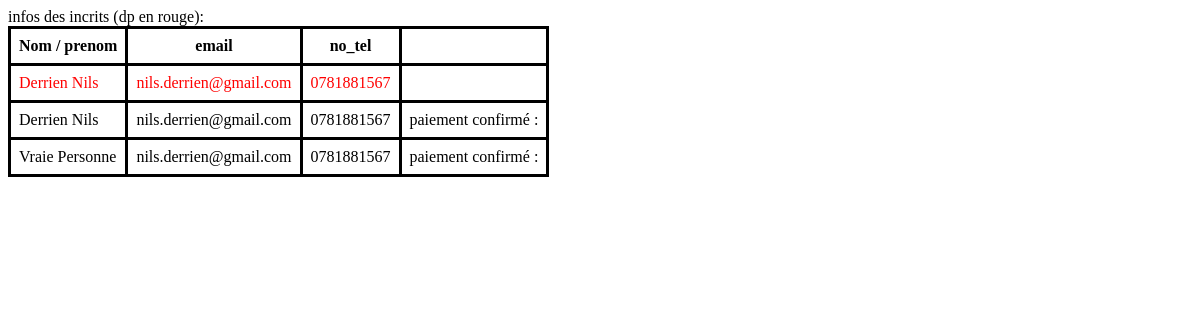
Page /pages/affichage_inscrits.php on the earlier database version.
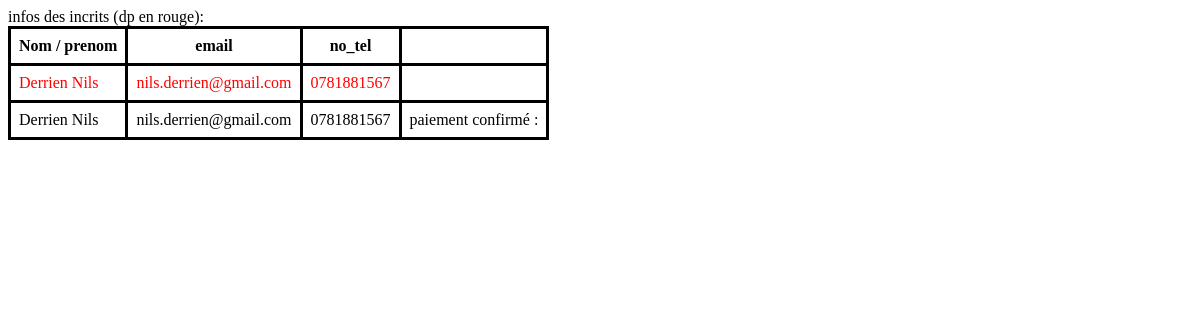
Same page on the later database version.
### tables this page shows
CREATE TABLE inscrits(
        id INTEGER PRIMARY KEY AUTOINCREMENT,
        nom varchar,
        prenom varchar,
        niveau varchar,
        mdp varchar,
        date_naissance date,
        ville varchar,
        code_postal numeric,
        nom_rue varchar,
        no_rue numeric,
        pays varchar,
        e_mail varchar,
        date_certif date,
        no_tel varchar,
        allergies varchar,
        chemin_fichier varchar,
        caci_valide boolean default false
);

### functions/bdd.php (called while the page is built, shortened)
<?php
function get_user_by_id(int $user_id)
{
    $PDO = new PDO('sqlite:../data/data.db');
    $stmt = $PDO->prepare("select * from inscrits where id = ?");
    $stmt->execute([$user_id]);
    $user = $stmt->fetch(PDO::FETCH_ASSOC);
    return $user;
}
        ?>
        <?php
function get_sortie_users($id_sortie)
{
    $PDO = new PDO('sqlite:../data/data.db');
    $stmt = $PDO->prepare("select id_user from sortie_users where id_sortie = ?");
    $stmt->execute([$id_sortie]);
    $sortie = $stmt->fetchAll(PDO::FETCH_ASSOC);
    return $sortie;
}
?>

### pages/affichage_inscrits.php (the view, shortened to what this page needs)
<?php
require '../functions/bdd.php';
$sortie = get_sortie(1);
$sortie_users = get_sortie_users(1);
$organisateur = get_user_by_id($sortie['organisateur']);
for ($i = 0; $i < count($sortie_users); $i++) {
    $sortie_users[$i] = get_user_by_id($sortie_users[$i]['id_user']);
}
require '../pages/header.php';
?>
    <table>
        <tr>
            <th>Nom / prenom</th>
            <th>email</th>
            <th>no_tel</th>
        </tr>
        <tr class="tab_organisateur">
            <td><?php echo $organisateur['nom'] . " " . $organisateur['prenom']  ?></td>
            <td><?php echo $organisateur['e_mail']; ?></td>
            <td><?php echo $organisateur['no_tel']; ?></td>
        </tr>
<?php
for ($i = 0; $i < count($sortie_users); $i++) {
    echo "
    <tr>
        <td>" . $sortie_users[$i]['nom'] . " " . $sortie_users[$i]['prenom']. "</td>
        <td>" . $sortie_users[$i]['e_mail'] . "</td>
        <td>" . $sortie_users[$i]['no_tel'] . "</td>
        <td>paiement confirmé : " . "</td>
    </tr>";
}
?>
    </table>

### pages/header.php (shortened to what this page needs)
<!DOCTYPE html>
<html lang="en">
<head>
    <link rel="stylesheet" href="basic.css">
</head>

### pages/basic.css (style rules this page uses)
table { border-collapse: collapse; }
table * { border: 3px solid black; padding: 0.5rem; }
.tab_organisateur td { color: red; }

Differences in the rows shown:
removed inscrits: nom "Vraie", prenom "Personne", e_mail "nils.derrien@gmail.com", no_tel "0781881567"
